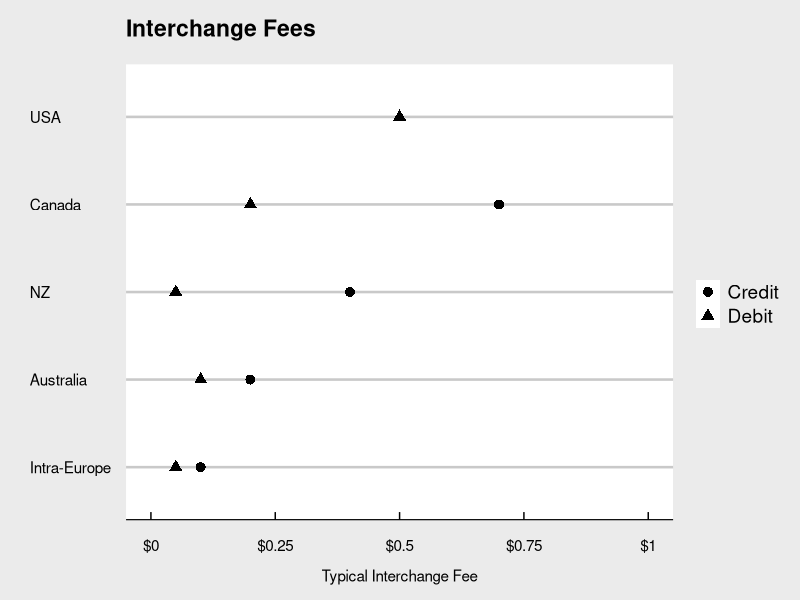

Write the R code that produced this figure.
library(tidyverse)
library(ggthemes)

# Sample data (replace this with your actual data)
data <- read_csv("four_party_scheme_interchange.csv")

colnames(data) <- make.names(colnames(data))

# Create the plot with shapes instead of colors
ggplot(data, aes(x = Standard.card.transaction, y = reorder(Country.Region, Standard.card.transaction), shape = Type)) +
  geom_point(size = 3) +
  scale_shape_manual(values = c('Credit' = 16, 'Debit' = 17),  # You can change 16 and 17 to other shape codes
                     labels = c('Credit', 'Debit')) +
  labs(title = "Interchange Fees\n",
       x = "\nTypical Interchange Fee",
       y = "",
       shape = "") +  # Change color to shape
  scale_x_continuous(breaks = seq(0, 1.0, 0.25),
                     limits = c(0, 1.0),
                     labels = function(x) paste0("$", x)) +
  theme_economist_white() +
  theme(legend.position = "right")
